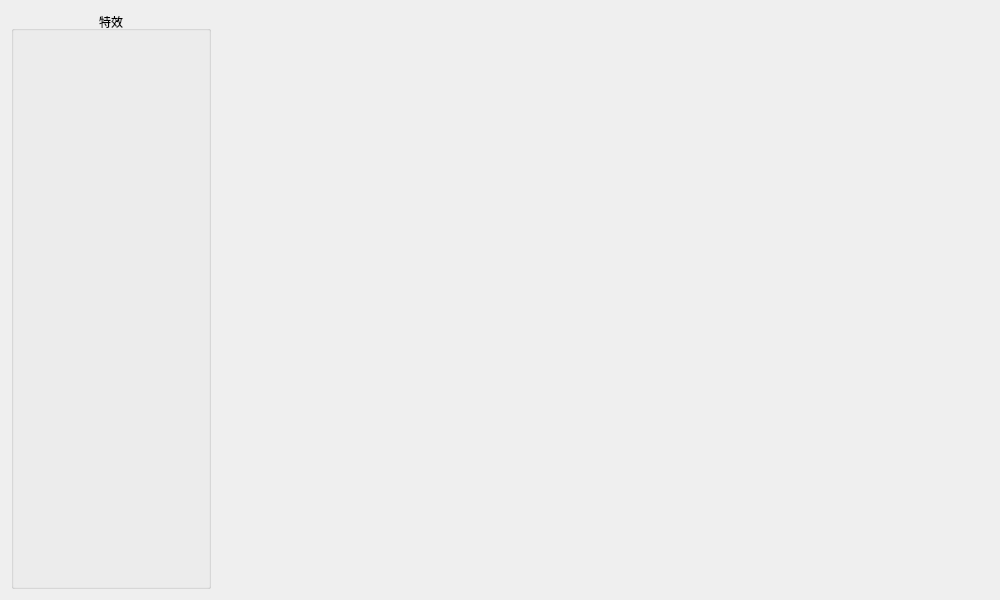
<?xml version="1.0" encoding="UTF-8"?>
<ui version="4.0">
 <class>MainWindow</class>
 <widget class="QMainWindow" name="MainWindow">
  <property name="geometry">
   <rect>
    <x>0</x>
    <y>0</y>
    <width>1000</width>
    <height>600</height>
   </rect>
  </property>
  <property name="windowTitle">
   <string>特效</string>
  </property>
  <widget class="QWidget" name="centralWidget">
   <layout class="QHBoxLayout" name="horizontalLayout">
    <item>
     <layout class="QVBoxLayout" name="verticalLayout">
      <item>
       <widget class="QGroupBox" name="effectGroupBox">
        <property name="sizePolicy">
         <sizepolicy hsizetype="Preferred" vsizetype="Preferred">
          <horstretch>0</horstretch>
          <verstretch>0</verstretch>
         </sizepolicy>
        </property>
        <property name="minimumSize">
         <size>
          <width>200</width>
          <height>0</height>
         </size>
        </property>
        <property name="title">
         <string>特效</string>
        </property>
        <property name="alignment">
         <set>Qt::AlignCenter</set>
        </property>
       </widget>
      </item>
     </layout>
    </item>
    <item>
     <widget class="QStackedWidget" name="stackedWidget">
      <widget class="QWidget" name="page"/>
      <widget class="QWidget" name="page_2"/>
     </widget>
    </item>
   </layout>
  </widget>
 </widget>
 <layoutdefault spacing="6" margin="11"/>
 <resources/>
 <connections/>
</ui>
